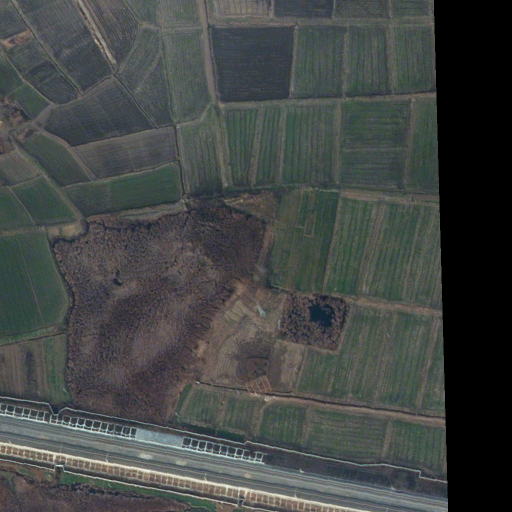
#> input picture datasets/3050.png, 1024 x 1024 px (shown at 1/2 size)
$ python -i hsv_negative_prompt_augmentation.py   (imports and definitions only)
#> lines starting #> are read from the running program, lines starting #| are printed output that depends on the picture; after the words box and inside, x2 and y2 are one past the last pixel; in counts of white or black regions, pixels touching at a corner belong together
import numpy as np
import cv2
import numpy as np
from skimage.filters.rank import entropy
from skimage.morphology import disk, remove_small_objects
from skimage.filters import threshold_otsu
from skimage.morphology import label
from skimage.measure import label
from scipy.ndimage import binary_fill_holes
from skimage.measure import regionprops
from skimage.util import img_as_bool
from skimage.measure import label
from skimage.feature import local_binary_pattern

# Experimental code to get mask from image using HSV and LBP (Belum 100% selesai)
# [56 lines left out: function get_mask, not called in this run]


def get_mask_npc(image):
    img = image
    # Mengonversi citra RGB ke HSV menggunakan OpenCV
    img_hsv = cv2.cvtColor(img, cv2.COLOR_RGB2HSV)
#> img_hsv: shape (1024, 1024, 3); mean H, S, V 69, 31.3, 74.4
    h, s, v = img_hsv[:, :, 0], img_hsv[:, :, 1], img_hsv[:, :, 2]
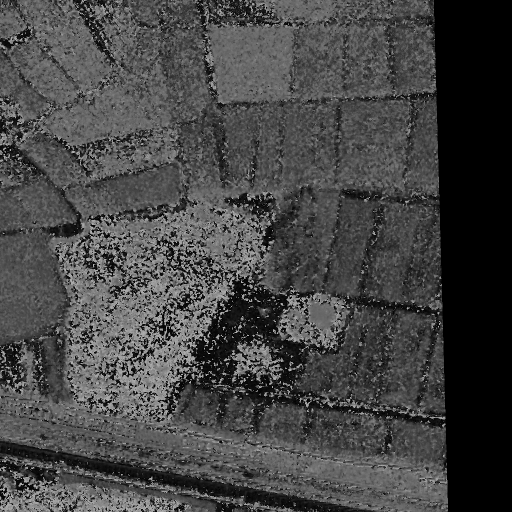
#> h: shape (1024, 1024) (shown at 1/2 size); min 0, max 179, mean 69
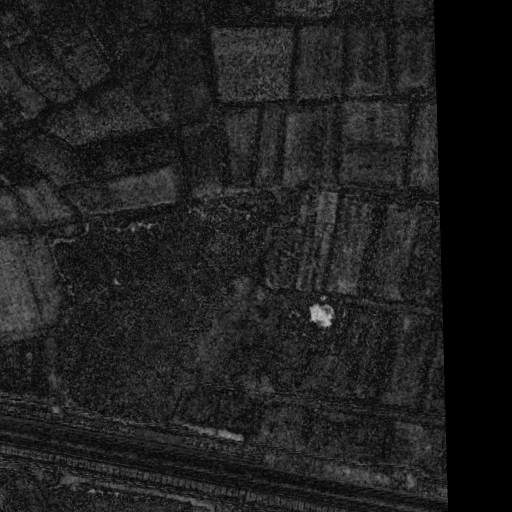
#> s: shape (1024, 1024) (shown at 1/2 size); min 0, max 207, mean 31.3
    hue_mask = ((h >= 0) & (h <= 60)) | ((h >= 80) & (h <= 180))
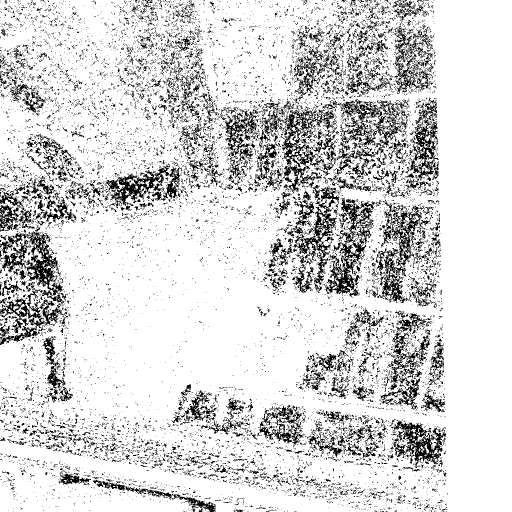
#> hue_mask: shape (1024, 1024) bool (shown at 1/2 size); 84.6% white; black in thin lines or dots, all inside (x1, y1, x2, y2) = (0, 0, 896, 1024)
    saturation_mask = (s >= 70) & (s <= 255)
#> saturation_mask: shape (1024, 1024) bool; 4% white; 4853 white regions (4552 under 20 px), largest, box (x1, y1, x2, y2) and area: (0, 523, 72, 663) 4307, (618, 606, 669, 658) 1750, (629, 384, 676, 447) 1221
    value_mask = (v >= 0) & (v <= 255)
#> value_mask: shape (1024, 1024) bool; every value is 1
    hsv_mask = hue_mask & saturation_mask & value_mask

    # LBP
    gray = cv2.cvtColor(img, cv2.COLOR_RGB2GRAY)
    lbp = local_binary_pattern(gray, P=8, R=1, method='uniform')
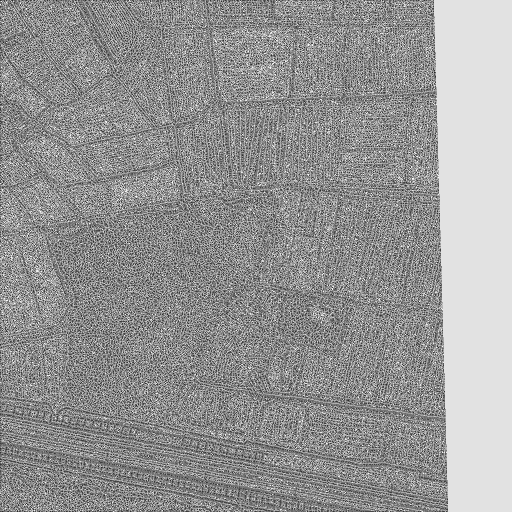
#> lbp: shape (1024, 1024) float64 (shown at 1/2 size); min 0, max 9, mean 5.29; drawn with min black and max white
    lbp_bin9_mask = (lbp == 8)
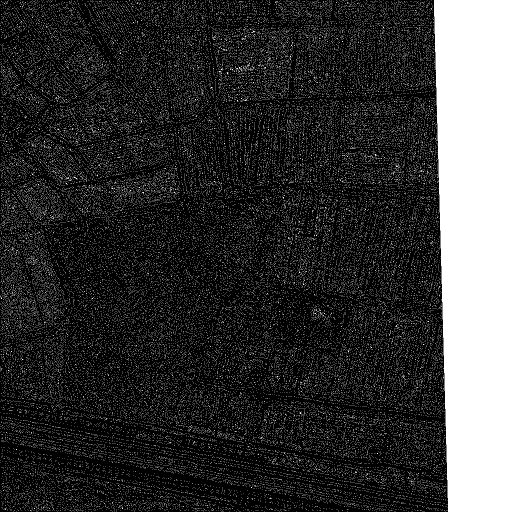
#> lbp_bin9_mask: shape (1024, 1024) bool (shown at 1/2 size); 21.3% white; 55022 white regions (55021 under 20 px), largest, box (x1, y1, x2, y2) and area: (868, 0, 1024, 1024) 145474

    # Gabungan HSV dan LBP
    result_mask = hsv_mask & lbp_bin9_mask
#> result_mask: shape (1024, 1024) bool; 0.37% white in thin lines or dots, all inside (x1, y1, x2, y2) = (1, 1, 891, 1023)
    filtered_img = np.zeros_like(img)
    filtered_img[result_mask] = img[result_mask]
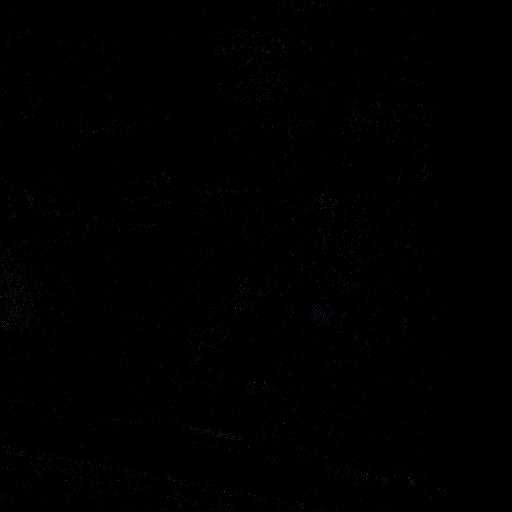
#> filtered_img: shape (1024, 1024, 3) (shown at 1/2 size); mean R, G, B 0.2, 0.2, 0.2

    # Entropy
    entropy_img = entropy(filtered_img[:, :, 0], footprint=disk(2))
    thresh = threshold_otsu(entropy_img)
#> thresh = 0.00427
    binary_img = entropy_img <= thresh
#> binary_img: shape (1024, 1024) bool; 96.2% white; 1614 black regions (1135 under 20 px), largest, box (x1, y1, x2, y2) and area: (0, 575, 62, 665) 1657, (617, 603, 670, 655) 1488, (0, 531, 35, 577) 623
    binary_img = ~binary_img  # inversi
    binary_img = binary_img.astype(np.uint8)
    binary_img = cv2.erode(binary_img, np.ones((3, 3), np.uint8), iterations=2)
#> binary_img: shape (1024, 1024); values 0 (black) and 1 (white), 0.08% white; 69 white regions (61 under 20 px), largest, box (x1, y1, x2, y2) and area: (624, 612, 655, 641) 339, (403, 859, 421, 864) 62, (448, 868, 462, 875) 49
    binary_img = cv2.dilate(binary_img, np.ones((3, 3), np.uint8), iterations=3)
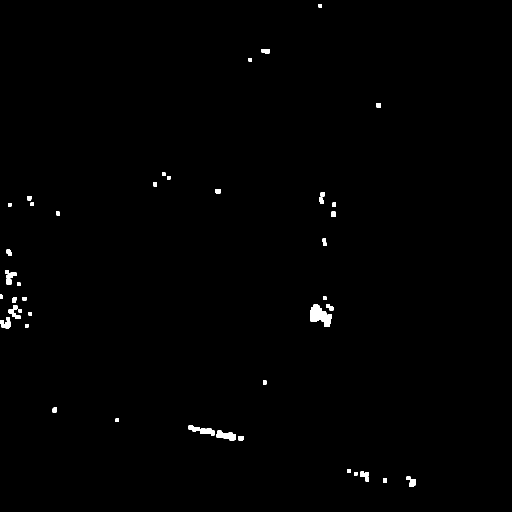
#> binary_img: shape (1024, 1024) (shown at 1/2 size); values 0 (black) and 1 (white), 0.56% white; 47 white regions, largest, box (x1, y1, x2, y2) and area: (621, 609, 663, 654) 1139, (377, 850, 429, 871) 510, (433, 861, 472, 881) 485

    # Fill holes & label
    binary_img = binary_fill_holes(binary_img)
    bool_mask = img_as_bool(binary_img)
    cleaned_mask = remove_small_objects(bool_mask, min_size=2000)
#> cleaned_mask: shape (1024, 1024) bool; every value is 0

    # Terapkan cleaned mask ke gambar asli
    result_image_cleaned = np.zeros_like(img)
    result_image_cleaned[cleaned_mask] = img[cleaned_mask]
#> result_image_cleaned: shape (1024, 1024, 3); every value is 0

    # Intensitas & filter
    intensity = result_image_cleaned.mean(axis=2)
#> intensity: shape (1024, 1024) float64; every value is 0
    intensity_mask = (intensity >= 10) & (intensity < 80)

    final_image = np.zeros_like(img)
    final_image[intensity_mask] = result_image_cleaned[intensity_mask]

    # Dilasi untuk hasil akhir
    final_image = cv2.dilate(final_image, np.ones((3, 3), np.uint8), iterations=2)

    #final image to binary
    _, final_image_binary = cv2.threshold(final_image, 1, 255, cv2.THRESH_BINARY)

    return final_image_binary

>>> import cv2
>>> picture = cv2.cvtColor(cv2.imread('../datasets/3050.png'), cv2.COLOR_BGR2RGB)
>>> result = get_mask_npc(picture)
